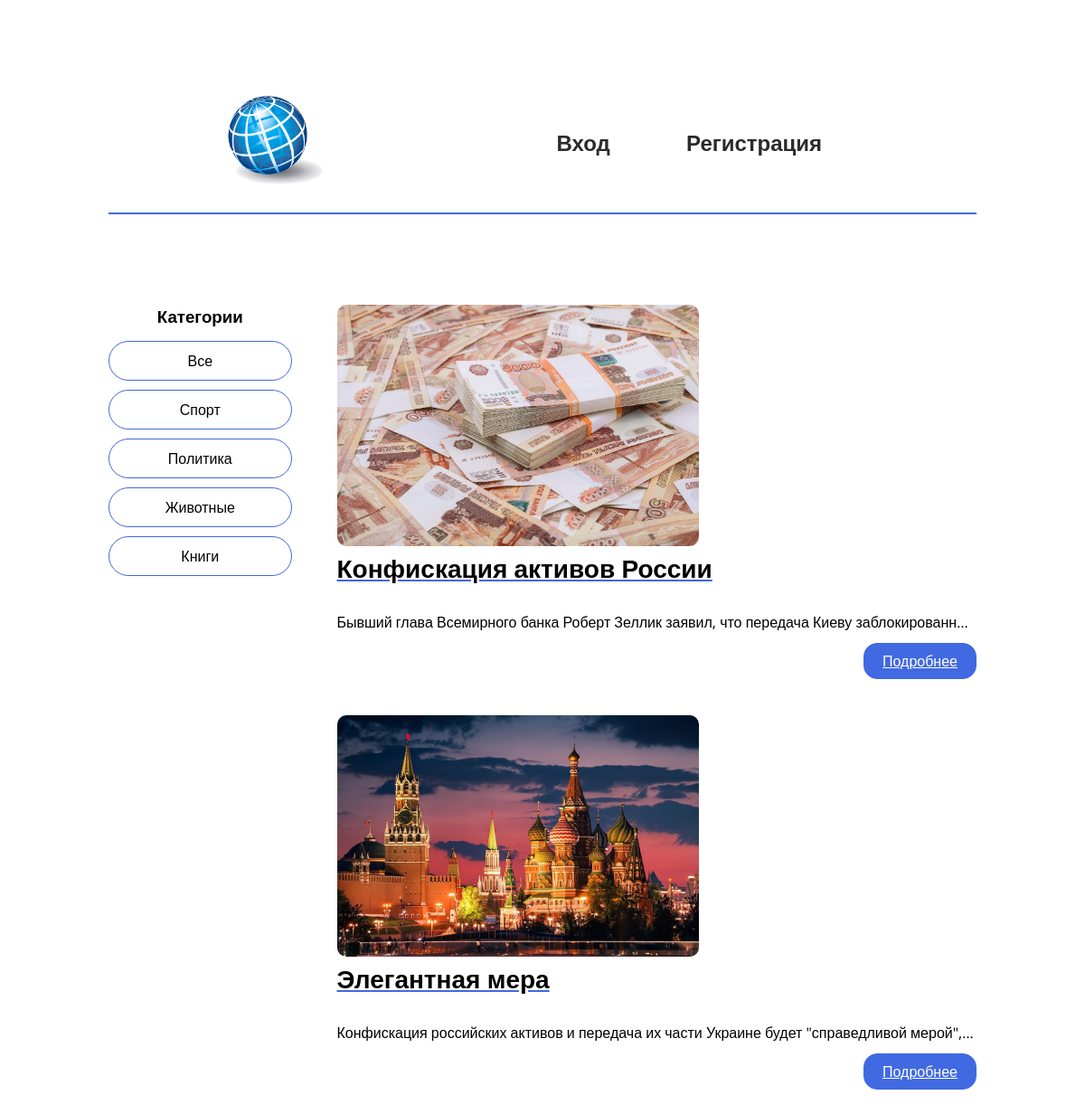
Page /category/2 on the committed database.
### website/models.py (models this page shows, shortened)
class Categories(models.Model):
    name = models.CharField(verbose_name="Название",
                             max_length=30,
                             blank=False)
    description = models.TextField(verbose_name="Описание")
    class Meta:
        verbose_name = "Категорию"
        verbose_name_plural = "Категории"

class News(models.Model):
    title = models.CharField(verbose_name="Заголовок",
                             max_length=30,
                             blank=False)
    description = models.TextField(verbose_name="Описание")
    created_at = models.DateTimeField(verbose_name="Созданно в",
                                      auto_now_add=True)
    published_at = models.DateTimeField(verbose_name="Опубликовать в",
                                        default=dt.now())
    photo = models.ImageField(verbose_name="Путь к фото",
                              upload_to="photo_for_news/",
                              blank=True)
    is_published = models.BooleanField(verbose_name="Статус публикации",
                                       default=True)
    category = models.ForeignKey(verbose_name="Категория",
                                 to=Categories,
                                 on_delete=models.PROTECT)
    class Meta:
        verbose_name = "Новость"
        verbose_name_plural = "Новости"

### website/views.py (the view)
# urls.py: path('', index, name="home"),
def index(request, id=None):
    data = {
        "categories": Categories.objects.all(),
        "news": News.objects.all(),
        "count_news": 1
    }
    if id:
        data["category"] = Categories.objects.get(id=id)
        data["news"] = News.objects.filter(category=id)
        data["count_news"] = len(News.objects.filter(category=id))
    return render(request, "index.html", data)

### website/templates/index.html (shortened to what this page needs)
{% extends "base.html" %}
{% block content %}
<aside class="main_page">
            <h3>Категории</h3>
            <a href="/">Все</a>
            {% for category in categories %}
            <a href="/category/{{ category.id }}">{{ category.name }}</a>
            {% endfor %}
        </aside>
        <section class="cards">
            {% if count_news %}
            {% for news in news %}
            <article class="card">
                <img class="img_news" src="/media/{{ news.photo }}" alt="photo"/>
                <h2>{{ news.title }}</h2>
                <p>{{ news.description }}</p>
                <a href="/news/{{ news.id }}">Подробнее</a>
            </article>
            {% endfor %}
            {% else %}
            <p class="no-public">Публикаций пока нет...</p>
            {% endif %}
        </section>
{% endblock %}

### website/templates/base.html (style rules this page uses)
* { margin: 0; padding: 0; box-sizing: border-box; font-family: 'Open Sans', sans-serif; }
html { display: flex; flex-direction: column; align-items: center; justify-content: center; }
body { padding: 10vh 10vw; }
.main > aside { grid-column: span 1; }
.main > aside > h3 { padding-bottom: 15px; text-align: center; }
.main > aside > a { cursor: pointer; display: grid; text-decoration: none; border: 1px solid rgb(65, 105, 225); padding: 10px; text-align: center; border-radius: 30px; color: black; margin-bottom: 10px; }
.main > section.cards { grid-column: span 3; }
.main > section.cards > article.card { margin-bottom: 80px; }
.main > section.cards > article.card > h2 { text-decoration: underline solid rgb(65, 105, 225); }
.main > section.cards > article.card > p { padding: 10px 0px 12px 0px; overflow: hidden; white-space: nowrap; text-overflow: ellipsis; }
.main > section.cards > article.card > a { font-weight: 500; font-size: 16px; color: white; background-color: rgb(65, 105, 225); border: 1px solid rgb(65, 105, 225); border-radius: 15px; padding: 8px 20px; cursor: pointer; float: right; }
.img_news { max-width: 400px; max-height: fit-content; border-radius: 10px; }
h2 { font-size: 28px; padding-bottom: 20px; }

### rows in the picture
Categories: name "Спорт"
Categories: name "Политика"
Categories: name "Животные"
Categories: name "Книги"
News: photo (picture), title "Конфискация активов России", description "Бывший глава Всемирного банка Роберт Зеллик заявил, что передача Киеву заблокированн…"
News: photo (picture), title "Элегантная мера", description "Конфискация российских активов и передача их части Украине будет \"справедливой мерой\",…"
